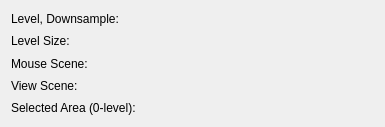
<?xml version="1.0" encoding="UTF-8"?>
<ui version="4.0">
 <class>SlideInfoWidget</class>
 <widget class="QWidget" name="SlideInfoWidget">
  <property name="geometry">
   <rect>
    <x>0</x>
    <y>0</y>
    <width>385</width>
    <height>127</height>
   </rect>
  </property>
  <property name="windowTitle">
   <string>Slide Info</string>
  </property>
  <layout class="QVBoxLayout" name="verticalLayout">
   <item>
    <widget class="QLabel" name="levelDownsampleLabel">
     <property name="text">
      <string>Level, Downsample:</string>
     </property>
    </widget>
   </item>
   <item>
    <widget class="QLabel" name="levelSizeLabel">
     <property name="text">
      <string>Level Size:</string>
     </property>
    </widget>
   </item>
   <item>
    <widget class="QLabel" name="mouseSceneLabel">
     <property name="text">
      <string>Mouse Scene:</string>
     </property>
    </widget>
   </item>
   <item>
    <widget class="QLabel" name="viewSceneLabel">
     <property name="text">
      <string>View Scene:</string>
     </property>
    </widget>
   </item>
   <item>
    <widget class="QLabel" name="selectedAreaLabel">
     <property name="text">
      <string>Selected Area (0-level):</string>
     </property>
    </widget>
   </item>
  </layout>
 </widget>
 <resources/>
 <connections/>
</ui>
